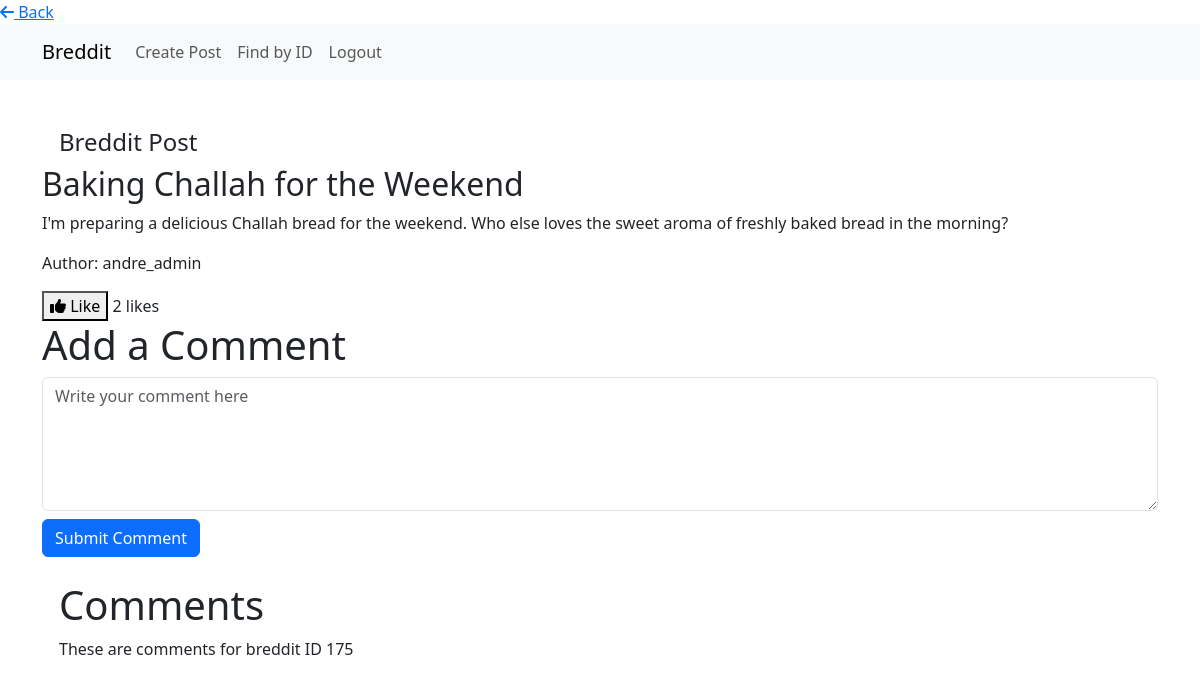
The page /posts/post/175/create-comment/ (signed in) on the database its author committed.
### bit_posts/models/post.py (models this page shows, shortened)
class Post(models.Model):
    title = models.CharField(
        _('Title'),
        max_length=255,
    )
    content = models.TextField(
        _('Text')
    )
    user = models.ForeignKey(
        get_user_model(),
        on_delete=models.CASCADE,
    )
    created_at = models.DateTimeField(
        auto_now_add=True,
    )
    updated_at = models.DateTimeField(
        auto_now=True,
    )
    upvotes = models.ManyToManyField(
        get_user_model(),
        related_name='upvoted_posts',
        blank=True,
    )

### bit_users/models/user.py (models this page shows)
class User(AbstractUser):
    pass

### bit_posts/views/post_views.py (the view)
# urls.py: path('post/<int:post_id>/create-comment/', post_views.create_comment, name='create-comment'),
def create_comment(request, post_id, comment_id=None):
    post = get_object_or_404(Post, pk=post_id)
    if not request.user.is_authenticated:
        messages.error(request, 'You must be logged in to comment.')
        return redirect('bit_users:login')
    parent_comment = None
    if comment_id:
        parent_comment = get_object_or_404(Comment, pk=comment_id)
    if request.method == 'POST':
        form = CommentForm(request.POST)
        if form.is_valid():
            comment = form.save(commit=False)
            comment.user = request.user
            comment.post = post
            comment.parent_comment = parent_comment
            comment.save()
            return redirect('create-comment', post_id=post_id)
        else:
            messages.error(request, 'There was an error with your comment. Please correct it.')
    else:
        form = CommentForm()
    comments = Comment.objects.filter(post=post, parent_comment=None).order_by('-created_at')
    context = {
        'form': form,
        'post': post,
        'post_id': post_id,
        'comments': comments,
    }
    return render(request, 'bit_posts/create_comment.html', context)

### bit_posts/forms/forms.py
class CommentForm(forms.ModelForm):
    class Meta:
        model = Comment
        fields = ['text']

### bit_posts/templates/bit_posts/create_comment.html (shortened to what this page needs)
{% load static %}
<!DOCTYPE html>
<html lang="en">
<head>
    <link rel="stylesheet" type="text/css" href="{% static 'breddit/css/bit_posts/style.css' %}">
    <link href="https://cdn.jsdelivr.net/npm/bootstrap@5.3.0/dist/css/bootstrap.min.css" rel="stylesheet">
    <link rel="stylesheet" href="https://cdnjs.cloudflare.com/ajax/libs/font-awesome/6.4.0/css/all.min.css">
</head>
<body>
    <div class="back-button-container">
        <a class="back-button" href="{% url 'bit_posts:post-list-create' %}">
            <i class="fas fa-arrow-left"></i> Back
        </a>
    </div>
    <nav class="navbar navbar-expand-lg navbar-light bg-light">
        <div class="container">
            <a class="navbar-brand" href="{% url 'home' %}">Breddit</a>
            <div class="collapse navbar-collapse" id="navbarNav">
                {% if user.is_authenticated %}
                <ul class="navbar-nav ml-auto ">
                    <li class="nav-item">
                        <a class="nav-link" href="{% url 'bit_posts:post-list-create' %}">Create Post</a>
                    </li>
                    <li class="nav-item">
                        <a class="nav-link" href="{% url 'bit_posts:find-by-id' %}">Find by ID</a>
                    </li>
                    <li class="nav-item">
                        <a class="nav-link" href="{% url 'bit_users:logout' %}">Logout</a>
                    </li>
                </ul>
                {% endif %}
            </div>
        </div>
    </nav>
    <div class="container mt-5 mt-4">
    <h4 style="margin-left: 17px;">Breddit Post</h4>
{% if post %}
<div class="post">
    <h2 class="post-title">{{ post.title }}</h2>
    <p class="post-content">{{ post.content }}</p>
    <p class="post-author">Author: {{ post.user.username }}</p>
    <button class="like-button" data-post-id="{{ post.id }}">
        {% if request.user in post.upvotes.all %}<i class="fas fa-thumbs-down"></i> Unlike{% else %}<i class="fas fa-thumbs-up"></i> Like{% endif %}
    </button>
    <span class="likes-count">{{ post.upvotes.count }}</span> likes
</div>
{% endif %}
{% if user.is_authenticated %}
<div class="comment-form mt-9">
    <h1>Add a Comment</h1>
    <form method="post">
        <div class="form-group">
            <textarea class="form-control comment-input" name="text" rows="5" placeholder="Write your comment here"></textarea>
        </div>
        <button type="submit" class="btn btn-primary mt-2">Submit Comment</button>
    </form>
</div>
{% endif %}
<h1 class="mt-4" style="margin-left: 17px;">Comments</h1>
<p style="margin-left: 17px;"> These are comments for breddit ID {{ post_id }}</p>
</div>
</body>
</html>

### rows shown on the page
Post: title "Baking Challah for the Weekend", content "I'm preparing a delicious Challah bread for the weekend. Who else loves the sweet aroma of freshly baked bread in the morning?", user.username "andre_admin", upvotes.count "2"

### other values the page prints
{{ post_id }} "175"
